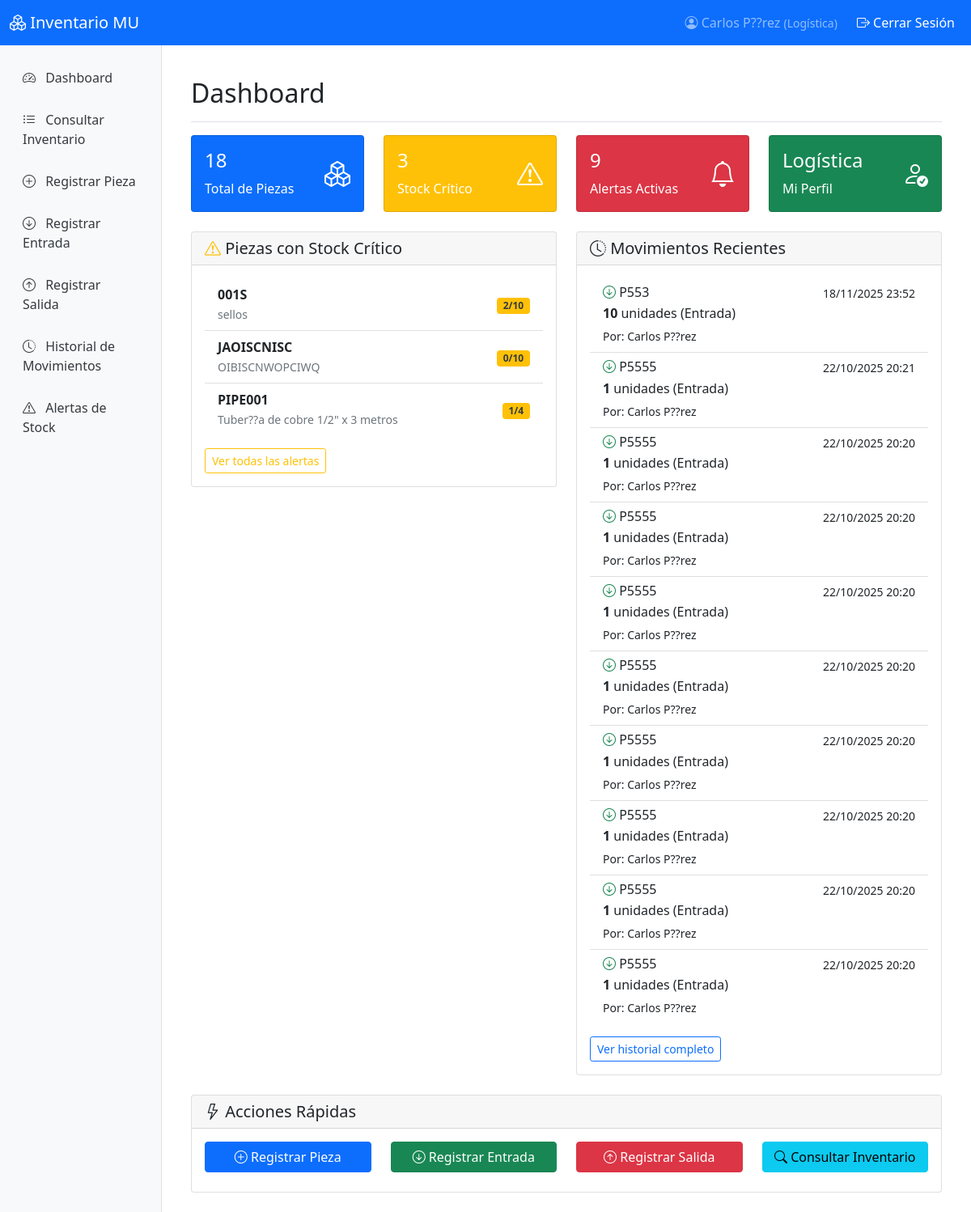
The page / (signed in) on the database its author committed.
### usuarios/models.py (models this page shows, shortened)
class Usuario(AbstractUser):
    PERFILES_CHOICES = [
        ('administrador', 'Administrador'),
        ('logistica', 'Logística'),
        ('inventario', 'Inventario'),
        ('auditor', 'Auditor'),
        ('comprador', 'Comprador'),
        ('produccion', 'Jefe de Producción'),
    ]
    perfil = models.CharField(
        max_length=20,
        choices=PERFILES_CHOICES,
        default='inventario',
        verbose_name='Perfil de acceso'
    )
    class Meta:
        verbose_name = 'Usuario'
        verbose_name_plural = 'Usuarios'

### inventario/models.py (models this page shows, shortened)
class Pieza(models.Model):
    codigo = models.CharField(
        max_length=50,
        unique=True,
        verbose_name='Código de pieza'
    )
    descripcion = models.TextField(verbose_name='Descripción')
    stock_actual = models.PositiveIntegerField(
        default=0,
        verbose_name='Stock actual'
    )
    stock_minimo = models.PositiveIntegerField(
        default=10,
        verbose_name='Stock mínimo'
    )
    ubicacion = models.CharField(
        max_length=100,
        verbose_name='Ubicación en bodega'
    )
    categoria = models.CharField(
        max_length=50,
        blank=True,
        verbose_name='Categoría'
    )
    fecha_creacion = models.DateTimeField(
        auto_now_add=True,
        verbose_name='Fecha de creación'
    )
    fecha_actualizacion = models.DateTimeField(
        auto_now=True,
        verbose_name='Última actualización'
    )
    ultima_modificacion_por = models.ForeignKey(
        User,
        null=True,
        blank=True,
        on_delete=models.SET_NULL,
        verbose_name='Última modificación por'
    )
    fecha_ultima_modificacion = models.DateTimeField(
        null=True,
        blank=True,
        verbose_name='Fecha de última modificación'
    )
    class Meta:
        verbose_name = 'Pieza'
        verbose_name_plural = 'Piezas'
        ordering = ['codigo']

### movimientos/models.py (models this page shows, shortened)
class MovimientoStock(models.Model):
    TIPO_MOVIMIENTO_CHOICES = [
        ('entrada', 'Entrada'),
        ('salida', 'Salida'),
    ]
    pieza = models.ForeignKey(
        Pieza,
        on_delete=models.CASCADE,
        verbose_name='Pieza'
    )
    tipo_movimiento = models.CharField(
        max_length=10,
        choices=TIPO_MOVIMIENTO_CHOICES,
        verbose_name='Tipo de movimiento'
    )
    cantidad = models.PositiveIntegerField(verbose_name='Cantidad')
    fecha_movimiento = models.DateTimeField(
        auto_now_add=True,
        verbose_name='Fecha del movimiento'
    )
    usuario = models.ForeignKey(
        User,
        on_delete=models.CASCADE,
        verbose_name='Usuario que registró'
    )
    observaciones = models.TextField(
        blank=True,
        verbose_name='Observaciones'
    )
    stock_anterior = models.PositiveIntegerField(
        verbose_name='Stock anterior'
    )
    stock_posterior = models.PositiveIntegerField(
        verbose_name='Stock posterior'
    )
    class Meta:
        verbose_name = 'Movimiento de Stock'
        verbose_name_plural = 'Movimientos de Stock'
        ordering = ['-fecha_movimiento']

### usuarios/views.py (the view)
# urls.py: path('', dashboard, name='dashboard'),
@login_required
def dashboard(request):
    total_piezas = Pieza.objects.count()
    piezas_stock_critico = Pieza.objects.filter(
        stock_actual__lte=models.F('stock_minimo')
    ).count()
    alertas_activas = AlertaStock.objects.filter(activa=True).count()
    movimientos_recientes = MovimientoStock.objects.select_related(
        'pieza', 'usuario'
    )[:10]
    piezas_criticas = Pieza.objects.filter(
        stock_actual__lte=models.F('stock_minimo')
    )[:5]
    context = {
        'total_piezas': total_piezas,
        'piezas_stock_critico': piezas_stock_critico,
        'alertas_activas': alertas_activas,
        'movimientos_recientes': movimientos_recientes,
        'piezas_criticas': piezas_criticas,
    }
    return render(request, 'dashboard.html', context)

### templates/dashboard.html (shortened to what this page needs)
{% extends 'base.html' %}
{% block content %}
<div class="d-flex justify-content-between flex-wrap flex-md-nowrap align-items-center pt-3 pb-2 mb-3 border-bottom">
    <h1 class="h2">Dashboard</h1>
</div>
<div class="row mb-4">
    <div class="col-md-3">
        <div class="card bg-primary text-white">
            <div class="card-body">
                <div class="d-flex justify-content-between">
                    <div>
                        <h4>{{ total_piezas }}</h4>
                        <p class="card-text">Total de Piezas</p>
                    </div>
                    <div class="align-self-center">
                        <i class="bi bi-boxes fs-2"></i>
                    </div>
                </div>
            </div>
        </div>
    </div>
    <div class="col-md-3">
        <div class="card bg-warning text-white">
            <div class="card-body">
                <div class="d-flex justify-content-between">
                    <div>
                        <h4>{{ piezas_stock_critico }}</h4>
                        <p class="card-text">Stock Crítico</p>
                    </div>
                    <div class="align-self-center">
                        <i class="bi bi-exclamation-triangle fs-2"></i>
                    </div>
                </div>
            </div>
        </div>
    </div>
    <div class="col-md-3">
        <div class="card bg-danger text-white">
            <div class="card-body">
                <div class="d-flex justify-content-between">
                    <div>
                        <h4>{{ alertas_activas }}</h4>
                        <p class="card-text">Alertas Activas</p>
                    </div>
                    <div class="align-self-center">
                        <i class="bi bi-bell fs-2"></i>
                    </div>
                </div>
            </div>
        </div>
    </div>
    <div class="col-md-3">
        <div class="card bg-success text-white">
            <div class="card-body">
                <div class="d-flex justify-content-between">
                    <div>
                        <h4>{{ user.get_perfil_display }}</h4>
                        <p class="card-text">Mi Perfil</p>
                    </div>
                    <div class="align-self-center">
                        <i class="bi bi-person-check fs-2"></i>
                    </div>
                </div>
            </div>
        </div>
    </div>
</div>
<div class="row">
    <div class="col-md-6">
        <div class="card">
            <div class="card-header">
                <h5 class="card-title mb-0">
                    <i class="bi bi-exclamation-triangle text-warning"></i>
                    Piezas con Stock Crítico
                </h5>
            </div>
            <div class="card-body">
                {% if piezas_criticas %}
                    <div class="list-group list-group-flush">
                        {% for pieza in piezas_criticas %}
                            <div class="list-group-item d-flex justify-content-between align-items-center">
                                <div>
                                    <strong>{{ pieza.codigo }}</strong><br>
                                    <small class="text-muted">{{ pieza.descripcion|truncatechars:40 }}</small>
                                </div>
                                <div class="text-end">
                                    <span class="badge badge-stock-critico">
                                        {{ pieza.stock_actual }}/{{ pieza.stock_minimo }}
                                    </span>
                                </div>
                            </div>
                        {% endfor %}
                    </div>
                    <div class="mt-3">
                        <a href="{% url 'alertas_stock' %}" class="btn btn-outline-warning btn-sm">
                            Ver todas las alertas
                        </a>
                    </div>
                {% else %}
                    <p class="text-muted">No hay piezas con stock crítico.</p>
                {% endif %}
            </div>
        </div>
    </div>
    <div class="col-md-6">
        <div class="card">
            <div class="card-header">
                <h5 class="card-title mb-0">
                    <i class="bi bi-clock-history"></i>
                    Movimientos Recientes
                </h5>
            </div>
            <div class="card-body">
                {% if movimientos_recientes %}
                    <div class="list-group list-group-flush">
                        {% for movimiento in movimientos_recientes %}
                            <div class="list-group-item">
                                <div class="d-flex w-100 justify-content-between">
                                    <h6 class="mb-1">
                                        {% if movimiento.tipo_movimiento == 'entrada' %}
                                            <i class="bi bi-arrow-down-circle text-success"></i>
                                        {% else %}
                                            <i class="bi bi-arrow-up-circle text-danger"></i>
                                        {% endif %}
                                        {{ movimiento.pieza.codigo }}
                                    </h6>
                                    <small>{{ movimiento.fecha_movimiento|date:"d/m/Y H:i" }}</small>
                                </div>
                                <p class="mb-1">
                                    <strong>{{ movimiento.cantidad }}</strong> unidades
                                    ({{ movimiento.get_tipo_movimiento_display }})
                                </p>
                                <small>Por: {{ movimiento.usuario.get_full_name|default:movimiento.usuario.username }}</small>
                            </div>
                        {% endfor %}
                    </div>
                    <div class="mt-3">
                        <a href="{% url 'historial_movimientos' %}" class="btn btn-outline-primary btn-sm">
                            Ver historial completo
                        </a>
                    </div>
                {% else %}
                    <p class="text-muted">No hay movimientos registrados.</p>
                {% endif %}
            </div>
        </div>
    </div>
</div>
<div class="row mt-4">
    <div class="col-12">
        <div class="card">
            <div class="card-header">
                <h5 class="card-title mb-0">
                    <i class="bi bi-lightning"></i>
                    Acciones Rápidas
                </h5>
            </div>
            <div class="card-body">
                <div class="row">
                    {% if user.perfil in 'administrador,inventario,logistica' %}
                    <div class="col-md-3 mb-2">
                        <a href="{% url 'crear_pieza' %}" class="btn btn-primary w-100">
                            <i class="bi bi-plus-circle"></i> Registrar Pieza
                        </a>
                    </div>
                    {% endif %}
                    {% if user.perfil in 'administrador,logistica' %}
                    <div class="col-md-3 mb-2">
                        <a href="{% url 'registrar_entrada' %}" class="btn btn-success w-100">
                            <i class="bi bi-arrow-down-circle"></i> Registrar Entrada
                        </a>
                    </div>
                    <div class="col-md-3 mb-2">
                        <a href="{% url 'registrar_salida' %}" class="btn btn-danger w-100">
                            <i class="bi bi-arrow-up-circle"></i> Registrar Salida
                        </a>
                    </div>
                    {% endif %}
                    <div class="col-md-3 mb-2">
                        <a href="{% url 'lista_piezas' %}" class="btn btn-info w-100">
                            <i class="bi bi-search"></i> Consultar Inventario
                        </a>
                    </div>
                </div>
            </div>
        </div>
    </div>
</div>
{% endblock %}

### templates/base.html (shortened to what this page needs)
{% load static %}
<!DOCTYPE html>
<html lang="es">
<head>
    <link href="https://cdn.jsdelivr.net/npm/bootstrap@5.1.3/dist/css/bootstrap.min.css" rel="stylesheet">
    <link href="https://cdn.jsdelivr.net/npm/bootstrap-icons@1.7.2/font/bootstrap-icons.css" rel="stylesheet">
    <link href="{% static 'css/inventario.css' %}" rel="stylesheet">
</head>
<body>
    <nav class="navbar navbar-expand-lg navbar-dark bg-primary">
        <div class="container-fluid">
            <a class="navbar-brand" href="{% url 'dashboard' %}">
                <i class="bi bi-boxes"></i> Inventario MU
            </a>
            <div class="navbar-nav ms-auto">
                {% if user.is_authenticated %}
                    <span class="navbar-text me-3">
                        <i class="bi bi-person-circle"></i>
                        {{ user.get_full_name|default:user.username }}
                        <small>({{ user.get_perfil_display }})</small>
                    </span>
                    <form method="post" action="{% url 'logout' %}" class="d-inline">
                        <button type="submit" class="nav-link btn btn-link text-white border-0">
                            <i class="bi bi-box-arrow-right"></i> Cerrar Sesión
                        </button>
                    </form>
                {% endif %}
            </div>
        </div>
    </nav>
    <div class="container-fluid">
        <div class="row">
            {% if user.is_authenticated %}
            <div class="col-md-3 col-lg-2 sidebar">
                <ul class="nav flex-column">
                    <li class="nav-item">
                        <a class="nav-link" href="{% url 'dashboard' %}">
                            <i class="bi bi-speedometer2"></i> Dashboard
                        </a>
                    </li>
                    <li class="nav-item">
                        <a class="nav-link" href="{% url 'lista_piezas' %}">
                            <i class="bi bi-list-ul"></i> Consultar Inventario
                        </a>
                    </li>
                    {% if user.perfil in 'administrador,inventario,logistica' %}
                    <li class="nav-item">
                        <a class="nav-link" href="{% url 'crear_pieza' %}">
                            <i class="bi bi-plus-circle"></i> Registrar Pieza
                        </a>
                    </li>
                    {% endif %}
                    {% if user.perfil in 'administrador,logistica' %}
                    <li class="nav-item">
                        <a class="nav-link" href="{% url 'registrar_entrada' %}">
                            <i class="bi bi-arrow-down-circle"></i> Registrar Entrada
                        </a>
                    </li>
                    <li class="nav-item">
                        <a class="nav-link" href="{% url 'registrar_salida' %}">
                            <i class="bi bi-arrow-up-circle"></i> Registrar Salida
                        </a>
                    </li>
                    {% endif %}
                    <li class="nav-item">
                        <a class="nav-link" href="{% url 'historial_movimientos' %}">
                            <i class="bi bi-clock-history"></i> Historial de Movimientos
                        </a>
                    </li>
                    <li class="nav-item">
                        <a class="nav-link" href="{% url 'alertas_stock' %}">
                            <i class="bi bi-exclamation-triangle"></i> Alertas de Stock
                        </a>
                    </li>
                </ul>
            </div>
            <div class="col-md-9 col-lg-10 main-content">
                {% endif %}
                <div class="container-fluid py-4">
                    {% block content %}{% endblock %}
                </div>
                {% if user.is_authenticated %}
            </div>
        </div>
    </div>
    {% endif %}
</body>
</html>

### rows shown on the page
Usuario: get_full_name "Carlos P??rez", perfil "Logística"
Pieza: codigo "001S", descripcion "sellos", stock_actual "2", stock_minimo "10"
Pieza: codigo "JAOISCNISC", descripcion "OIBISCNWOPCIWQ", stock_actual "0", stock_minimo "10"
Pieza: codigo "PIPE001", descripcion "Tuber??a de cobre 1/2\" x 3 metros", stock_actual "1", stock_minimo "4"
MovimientoStock: pieza.codigo "P553", fecha_movimiento "18/11/2025 23:52", cantidad "10", tipo_movimiento "Entrada", usuario.get_full_name "Carlos P??rez"
MovimientoStock: pieza.codigo "P5555", fecha_movimiento "22/10/2025 20:21", cantidad "1", tipo_movimiento "Entrada", usuario.get_full_name "Carlos P??rez"
MovimientoStock: pieza.codigo "P5555", fecha_movimiento "22/10/2025 20:20", cantidad "1", tipo_movimiento "Entrada", usuario.get_full_name "Carlos P??rez"
MovimientoStock: pieza.codigo "P5555", fecha_movimiento "22/10/2025 20:20", cantidad "1", tipo_movimiento "Entrada", usuario.get_full_name "Carlos P??rez"
MovimientoStock: pieza.codigo "P5555", fecha_movimiento "22/10/2025 20:20", cantidad "1", tipo_movimiento "Entrada", usuario.get_full_name "Carlos P??rez"
MovimientoStock: pieza.codigo "P5555", fecha_movimiento "22/10/2025 20:20", cantidad "1", tipo_movimiento "Entrada", usuario.get_full_name "Carlos P??rez"
MovimientoStock: pieza.codigo "P5555", fecha_movimiento "22/10/2025 20:20", cantidad "1", tipo_movimiento "Entrada", usuario.get_full_name "Carlos P??rez"
MovimientoStock: pieza.codigo "P5555", fecha_movimiento "22/10/2025 20:20", cantidad "1", tipo_movimiento "Entrada", usuario.get_full_name "Carlos P??rez"
MovimientoStock: pieza.codigo "P5555", fecha_movimiento "22/10/2025 20:20", cantidad "1", tipo_movimiento "Entrada", usuario.get_full_name "Carlos P??rez"
MovimientoStock: pieza.codigo "P5555", fecha_movimiento "22/10/2025 20:20", cantidad "1", tipo_movimiento "Entrada", usuario.get_full_name "Carlos P??rez"

### other values the page prints
{{ total_piezas }} "18"
{{ piezas_stock_critico }} "3"
{{ alertas_activas }} "9"
